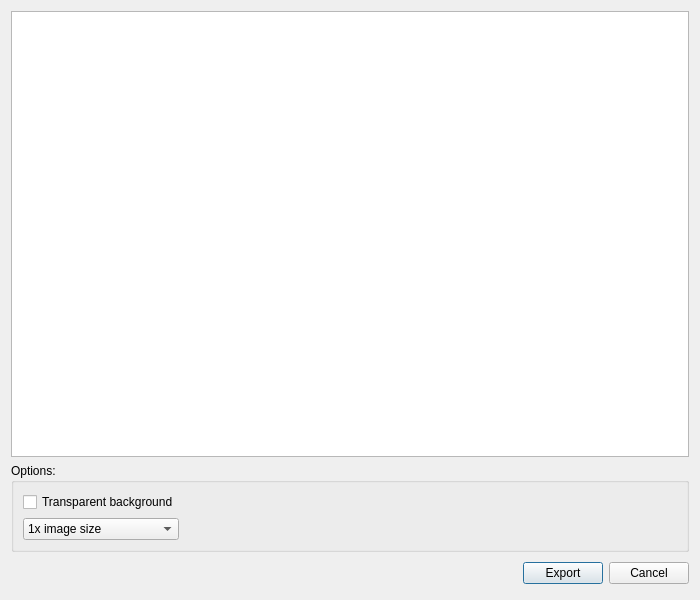
<?xml version="1.0" encoding="UTF-8"?>
<ui version="4.0">
 <class>ExportAsImageDialog</class>
 <widget class="QDialog" name="ExportAsImageDialog">
  <property name="geometry">
   <rect>
    <x>0</x>
    <y>0</y>
    <width>700</width>
    <height>600</height>
   </rect>
  </property>
  <property name="windowTitle">
   <string>Export as Image</string>
  </property>
  <layout class="QVBoxLayout" name="verticalLayout">
   <item>
    <widget class="QGraphicsView" name="graphicsView"/>
   </item>
   <item>
    <widget class="QGroupBox" name="groupBoxOptions">
     <property name="title">
      <string>Options:</string>
     </property>
     <layout class="QHBoxLayout" name="horizontalLayout_3">
      <item>
       <layout class="QVBoxLayout" name="verticalLayout_2">
        <item>
         <widget class="QCheckBox" name="checkBoxTransparentBackground">
          <property name="text">
           <string>Transparent background</string>
          </property>
         </widget>
        </item>
        <item>
         <widget class="QComboBox" name="comboBoxResolution">
          <property name="minimumSize">
           <size>
            <width>0</width>
            <height>0</height>
           </size>
          </property>
          <property name="currentText">
           <string>1x image size</string>
          </property>
          <property name="currentIndex">
           <number>0</number>
          </property>
          <item>
           <property name="text">
            <string>1x image size</string>
           </property>
          </item>
          <item>
           <property name="text">
            <string>2x image size</string>
           </property>
          </item>
          <item>
           <property name="text">
            <string>4x image size</string>
           </property>
          </item>
         </widget>
        </item>
       </layout>
      </item>
      <item>
       <spacer name="horizontalSpacer">
        <property name="orientation">
         <enum>Qt::Horizontal</enum>
        </property>
        <property name="sizeHint" stdset="0">
         <size>
          <width>40</width>
          <height>20</height>
         </size>
        </property>
       </spacer>
      </item>
     </layout>
    </widget>
   </item>
   <item>
    <layout class="QHBoxLayout">
     <property name="spacing">
      <number>6</number>
     </property>
     <property name="leftMargin">
      <number>0</number>
     </property>
     <property name="topMargin">
      <number>0</number>
     </property>
     <property name="rightMargin">
      <number>0</number>
     </property>
     <property name="bottomMargin">
      <number>0</number>
     </property>
     <item>
      <spacer>
       <property name="orientation">
        <enum>Qt::Horizontal</enum>
       </property>
       <property name="sizeHint" stdset="0">
        <size>
         <width>131</width>
         <height>31</height>
        </size>
       </property>
      </spacer>
     </item>
     <item>
      <widget class="QPushButton" name="pushButtonExport">
       <property name="text">
        <string>Export</string>
       </property>
       <property name="autoDefault">
        <bool>true</bool>
       </property>
       <property name="default">
        <bool>true</bool>
       </property>
      </widget>
     </item>
     <item>
      <widget class="QPushButton" name="pushButtonCancel">
       <property name="text">
        <string>Cancel</string>
       </property>
      </widget>
     </item>
    </layout>
   </item>
  </layout>
 </widget>
 <resources/>
 <connections>
  <connection>
   <sender>pushButtonExport</sender>
   <signal>clicked()</signal>
   <receiver>ExportAsImageDialog</receiver>
   <slot>accept()</slot>
   <hints>
    <hint type="sourcelabel">
     <x>278</x>
     <y>253</y>
    </hint>
    <hint type="destinationlabel">
     <x>96</x>
     <y>254</y>
    </hint>
   </hints>
  </connection>
  <connection>
   <sender>pushButtonCancel</sender>
   <signal>clicked()</signal>
   <receiver>ExportAsImageDialog</receiver>
   <slot>reject()</slot>
   <hints>
    <hint type="sourcelabel">
     <x>369</x>
     <y>253</y>
    </hint>
    <hint type="destinationlabel">
     <x>179</x>
     <y>282</y>
    </hint>
   </hints>
  </connection>
 </connections>
</ui>
